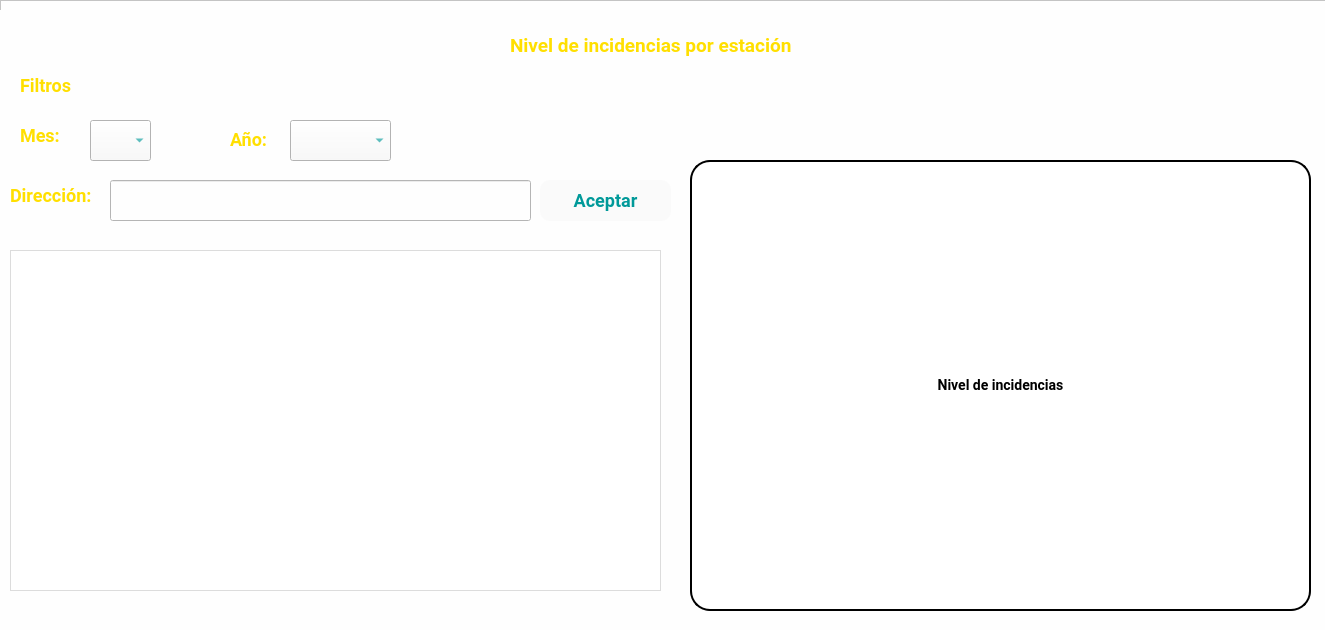
<?xml version="1.0" encoding="UTF-8"?>
<ui version="4.0">
 <class>MainWindow</class>
 <widget class="QMainWindow" name="MainWindow">
  <property name="enabled">
   <bool>true</bool>
  </property>
  <property name="geometry">
   <rect>
    <x>0</x>
    <y>0</y>
    <width>1325</width>
    <height>630</height>
   </rect>
  </property>
  <property name="sizePolicy">
   <sizepolicy hsizetype="Preferred" vsizetype="Preferred">
    <horstretch>132</horstretch>
    <verstretch>64</verstretch>
   </sizepolicy>
  </property>
  <property name="sizeIncrement">
   <size>
    <width>0</width>
    <height>0</height>
   </size>
  </property>
  <property name="windowTitle">
   <string>NIVEL DE INCIDENCIAS POR ESTACIÓN</string>
  </property>
  <property name="styleSheet">
   <string notr="true">background: #FEFEFE; font-size: 14px; font-weight: bold; font-family: Roboto;
</string>
  </property>
  <property name="unifiedTitleAndToolBarOnMac">
   <bool>false</bool>
  </property>
  <widget class="QWidget" name="centralwidget">
   <property name="enabled">
    <bool>true</bool>
   </property>
   <property name="styleSheet">
    <string notr="true">padding:0px;</string>
   </property>
   <widget class="QFrame" name="framePert">
    <property name="geometry">
     <rect>
      <x>0</x>
      <y>0</y>
      <width>1341</width>
      <height>821</height>
     </rect>
    </property>
    <property name="frameShape">
     <enum>QFrame::StyledPanel</enum>
    </property>
    <property name="frameShadow">
     <enum>QFrame::Raised</enum>
    </property>
    <widget class="QLabel" name="lblFondo">
     <property name="geometry">
      <rect>
       <x>-100</x>
       <y>10</y>
       <width>1501</width>
       <height>1100</height>
      </rect>
     </property>
     <property name="font">
      <font>
       <family>Roboto</family>
       <pointsize>-1</pointsize>
       <weight>75</weight>
       <bold>true</bold>
      </font>
     </property>
     <property name="styleSheet">
      <string notr="true">background-image: url(&quot;img/FONDO.png&quot;);</string>
     </property>
     <property name="text">
      <string/>
     </property>
    </widget>
    <widget class="QTableWidget" name="tabla">
     <property name="geometry">
      <rect>
       <x>10</x>
       <y>250</y>
       <width>651</width>
       <height>341</height>
      </rect>
     </property>
     <property name="styleSheet">
      <string notr="true">font-size: 16px; font-weight: bold; font-family: Kameron;
color: rgba(0,0,0);
background: rgba(255, 255,255,0.6);
self.tblVariables.horizontalHeader().setStyleSheet(&quot;color: #fff&quot;)
self.tblVariables.setStyleSheet(&quot;border: none;&quot;)</string>
     </property>
     <attribute name="horizontalHeaderVisible">
      <bool>true</bool>
     </attribute>
     <attribute name="horizontalHeaderDefaultSectionSize">
      <number>56</number>
     </attribute>
     <attribute name="verticalHeaderVisible">
      <bool>false</bool>
     </attribute>
    </widget>
    <widget class="QPushButton" name="btnAceptar">
     <property name="geometry">
      <rect>
       <x>540</x>
       <y>180</y>
       <width>131</width>
       <height>41</height>
      </rect>
     </property>
     <property name="styleSheet">
      <string notr="true">font-size: 18px; font-weight: bold; font-family: Roboto; color: #009999;
background: rgba(250,250,250);
border-radius: 10px;
</string>
     </property>
     <property name="text">
      <string>Aceptar</string>
     </property>
    </widget>
    <widget class="QComboBox" name="cmbAnio">
     <property name="enabled">
      <bool>true</bool>
     </property>
     <property name="geometry">
      <rect>
       <x>290</x>
       <y>120</y>
       <width>101</width>
       <height>41</height>
      </rect>
     </property>
     <property name="styleSheet">
      <string notr="true">font-size: 18px; font-weight: bold; font-family: Roboto; color: #009999;
background: rgba(250,250,250);
</string>
     </property>
    </widget>
    <widget class="QComboBox" name="cmbMes">
     <property name="geometry">
      <rect>
       <x>90</x>
       <y>120</y>
       <width>61</width>
       <height>41</height>
      </rect>
     </property>
     <property name="styleSheet">
      <string notr="true">font-size: 18px; font-weight: bold; font-family: Roboto; color: #009999;
background: rgba(250,250,250);
</string>
     </property>
    </widget>
    <widget class="QLabel" name="jLabel1">
     <property name="geometry">
      <rect>
       <x>510</x>
       <y>20</y>
       <width>411</width>
       <height>51</height>
      </rect>
     </property>
     <property name="font">
      <font>
       <family>Roboto</family>
       <pointsize>-1</pointsize>
       <weight>75</weight>
       <bold>true</bold>
      </font>
     </property>
     <property name="toolTipDuration">
      <number>0</number>
     </property>
     <property name="styleSheet">
      <string notr="true">
background: rgba(255, 255,255,0);
color: #ffdf00;
font-size: 18px; </string>
     </property>
     <property name="text">
      <string>&lt;html&gt;&lt;head/&gt;&lt;body&gt;&lt;p&gt;&lt;span style=&quot; font-size:14pt;&quot;&gt;Nivel de incidencias por estación&lt;/span&gt;&lt;/p&gt;&lt;/body&gt;&lt;/html&gt;</string>
     </property>
    </widget>
    <widget class="QLabel" name="lblAo">
     <property name="geometry">
      <rect>
       <x>230</x>
       <y>120</y>
       <width>51</width>
       <height>40</height>
      </rect>
     </property>
     <property name="styleSheet">
      <string notr="true">
background: rgba(255, 255,255,0);
color: #ffdf00;
font-size: 18px; </string>
     </property>
     <property name="text">
      <string>Año:</string>
     </property>
    </widget>
    <widget class="QLabel" name="lblMes">
     <property name="geometry">
      <rect>
       <x>20</x>
       <y>120</y>
       <width>51</width>
       <height>31</height>
      </rect>
     </property>
     <property name="styleSheet">
      <string notr="true">
background: rgba(255, 255,255,0);
color: #ffdf00;
font-size: 18px; </string>
     </property>
     <property name="text">
      <string>Mes:</string>
     </property>
    </widget>
    <widget class="QLineEdit" name="txtProducto">
     <property name="geometry">
      <rect>
       <x>110</x>
       <y>180</y>
       <width>421</width>
       <height>41</height>
      </rect>
     </property>
     <property name="font">
      <font>
       <family>Kameron</family>
       <pointsize>-1</pointsize>
       <weight>75</weight>
       <bold>true</bold>
      </font>
     </property>
     <property name="toolTip">
      <string>&lt;!DOCTYPE HTML PUBLIC &quot;-//W3C//DTD HTML 4.0//EN&quot; &quot;http://www.w3.org/TR/REC-html40/strict.dtd&quot;&gt;
&lt;html&gt;&lt;head&gt;&lt;meta name=&quot;qrichtext&quot; content=&quot;1&quot; /&gt;&lt;style type=&quot;text/css&quot;&gt;
p, li { white-space: pre-wrap; }
&lt;/style&gt;&lt;/head&gt;&lt;body style=&quot; font-family:'Kameron'; font-size:18px; font-weight:600; font-style:normal;&quot;&gt;
&lt;p style=&quot;-qt-paragraph-type:empty; margin-top:0px; margin-bottom:0px; margin-left:0px; margin-right:0px; -qt-block-indent:0; text-indent:0px;&quot;&gt;&lt;br /&gt;&lt;/p&gt;&lt;/body&gt;&lt;/html&gt;</string>
     </property>
     <property name="styleSheet">
      <string notr="true">
font-size: 18px; font-weight: bold; font-family: Kameron;</string>
     </property>
     <property name="text">
      <string/>
     </property>
    </widget>
    <widget class="QLabel" name="lblFiltros">
     <property name="geometry">
      <rect>
       <x>20</x>
       <y>70</y>
       <width>81</width>
       <height>31</height>
      </rect>
     </property>
     <property name="styleSheet">
      <string notr="true">
background: rgba(255, 255,255,0);
color: #ffdf00;
font-size: 18px; </string>
     </property>
     <property name="text">
      <string>Filtros</string>
     </property>
    </widget>
    <widget class="QLabel" name="lblDireccion">
     <property name="geometry">
      <rect>
       <x>10</x>
       <y>180</y>
       <width>101</width>
       <height>31</height>
      </rect>
     </property>
     <property name="styleSheet">
      <string notr="true">
background: rgba(255, 255,255,0);
color: #ffdf00;
font-size: 18px; </string>
     </property>
     <property name="text">
      <string>Dirección:</string>
     </property>
    </widget>
    <widget class="QFrame" name="frame_3">
     <property name="geometry">
      <rect>
       <x>690</x>
       <y>160</y>
       <width>621</width>
       <height>451</height>
      </rect>
     </property>
     <property name="styleSheet">
      <string notr="true">QFrame{
background-color: rgb(255, 255, 255);
border-radius:20px;
border: 2px solid #000000;
}</string>
     </property>
     <property name="frameShape">
      <enum>QFrame::StyledPanel</enum>
     </property>
     <property name="frameShadow">
      <enum>QFrame::Raised</enum>
     </property>
     <layout class="QVBoxLayout" name="verticalLayout_4" stretch="0,5">
      <item>
       <widget class="QLabel" name="label_2">
        <property name="styleSheet">
         <string notr="true">QLabel{

border: none;
}</string>
        </property>
        <property name="text">
         <string>Nivel de incidencias</string>
        </property>
        <property name="alignment">
         <set>Qt::AlignCenter</set>
        </property>
       </widget>
      </item>
      <item>
       <layout class="QVBoxLayout" name="grafica_dos_2"/>
      </item>
     </layout>
    </widget>
    <zorder>lblFondo</zorder>
    <zorder>btnAceptar</zorder>
    <zorder>cmbAnio</zorder>
    <zorder>cmbMes</zorder>
    <zorder>jLabel1</zorder>
    <zorder>lblAo</zorder>
    <zorder>lblFiltros</zorder>
    <zorder>lblDireccion</zorder>
    <zorder>txtProducto</zorder>
    <zorder>lblMes</zorder>
    <zorder>tabla</zorder>
    <zorder>frame_3</zorder>
   </widget>
  </widget>
  <action name="actionPrueba">
   <property name="text">
    <string>Prueba</string>
   </property>
  </action>
 </widget>
 <resources/>
 <connections/>
</ui>
